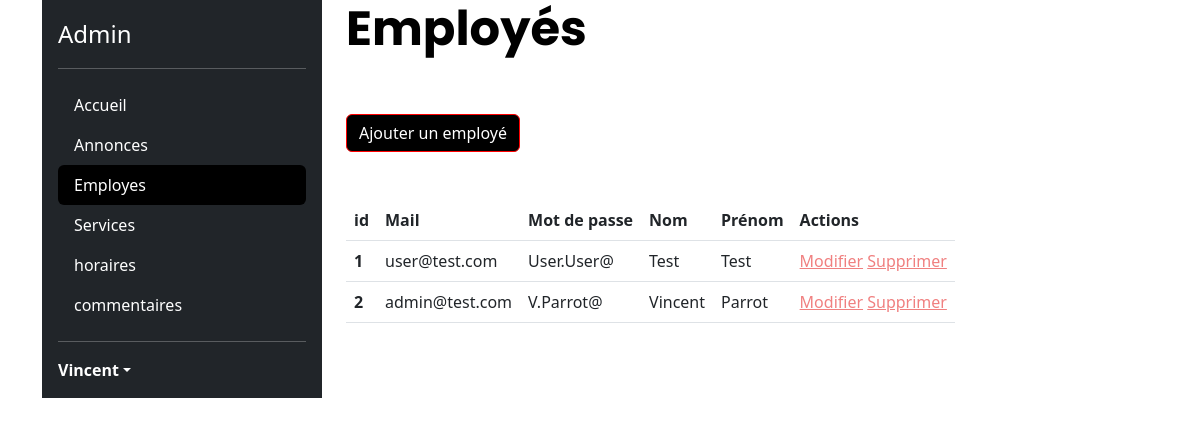
The app's page /admin/employes.php (signed in) with its own data.
### tables this page shows
CREATE TABLE users2 (`id` int(11) NOT NULL AUTO_INCREMENT,
  `email` VARCHAR(255) NOT NULL,
  `password` VARCHAR(255) NOT NULL,
  `first_name` VARCHAR(255) NOT NULL,
  `last_name` VARCHAR(255) NOT NULL,
  `role` VARCHAR(255) NOT NULL,
  PRIMARY KEY (`id`)
);

### lib/users.php (called while the page is built, shortened)
<?php
function getUsers(PDO $pdo)
{
    $sql = "SELECT * FROM users2";
    $query = $pdo->prepare($sql);
    $query->execute();
    $users=$query->fetchAll(PDO::FETCH_ASSOC);
    return $users;
}

### admin/employes.php (the view, shortened to what this page needs)
<?php
require_once __DIR__ . "/../lib/pdo.php";
require_once __DIR__ . "/../lib/users.php";
require_once __DIR__ . "/templates/header.php";
$users = getUsers($pdo);
?>
<h1 class="display-5 fw-bold text-body-emphasis">Employés</h1>
<div class="d-flex gap-2 justify-content-left py-5">
    <a class="btn btn-primary d-inline-flex align-items-left" href="ajout_modif_empl.php">
        Ajouter un employé
    </a>
</div>
<table class="table">
    <thead>
        <tr>
            <th scope="col">id</th>
            <th scope="col">Mail</th>
            <th scope="col">Mot de passe</th>
            <th scope="col">Nom</th>
            <th scope="col">Prénom</th>
            <th scope="col">Actions</th>
        </tr>
    </thead>
    <tbody>
        <?php foreach ($users as $user) { ?>
        <tr>
            <th scope="row"><?= $user["id"]; ?></th>
            <td><?= $user["email"]; ?></td>
            <td><?= $user["password"]; ?></td>
            <td><?= $user["first_name"]; ?></td>
            <td><?= $user["last_name"]; ?></td>
            <td><a href="ajout_modif_empl.php?id=<?= $user['id'] ?>">Modifier</a>
                <a href="employe_delete.php?id=<?= $user['id'] ?>"
                    onclick="return confirm('Êtes-vous sûr de vouloir supprimer cet employé ?')">Supprimer</a>
            </td>
        </tr>
        <?php } ?>
    </tbody>

### assets/css/override-bootsrap.css (style rules this page uses)
:root { --primary: #000000; --secondary: #FF0000; --success: #28a745; --danger: #dc3545; --warning: #fd7e14; --info: #17a2b8; --light: #f8f9fa; --dark: #343a40; --bs-nav-link-color: var(--primary); --bs-link-color: var(--primary); --bs-link-hover-color: var(--secondary); }
.btn-primary { --bs-btn-color: #fff; --bs-btn-bg: var(--primary); --bs-btn-border-color: var(--secondary); --bs-btn-hover-color: #fff; --bs-btn-hover-bg: #ffc697; --bs-btn-hover-border-color: var(--secondary); --bs-btn-focus-shadow-rgb: 49,132,253; --bs-btn-active-color: #fff; --bs-btn-active-bg: #ff8e31; --bs-btn-active-border-color: var(--secondary); --bs-btn-active-shadow: inset 0 3px 5px rgba(0, 0, 0, 0.125); --bs-btn-disabled-color: #fff; --bs-btn-disabled-bg: #4f4f4f; --bs-btn-disabled-border-color: #343434; }
h1 { color: var(--primary); }

### assets/css/style.css (style rules this page uses)
h1 { font-family: 'Poppins', sans-serif; }
a { color:#F08080; }

### records on screen
users2: id "1", email "user@test.com", password "User.User@", first_name "Test", last_name "Test"
users2: id "2", email "admin@test.com", password "V.Parrot@", first_name "Vincent", last_name "Parrot"

### other values on screen
$titre "Accueil"
$titre "Annonces"
$titre "Employes"
$titre "Services"
$titre "horaires"
$titre "commentaires"
$_SESSION["user"]["first_name"] "Vincent"
